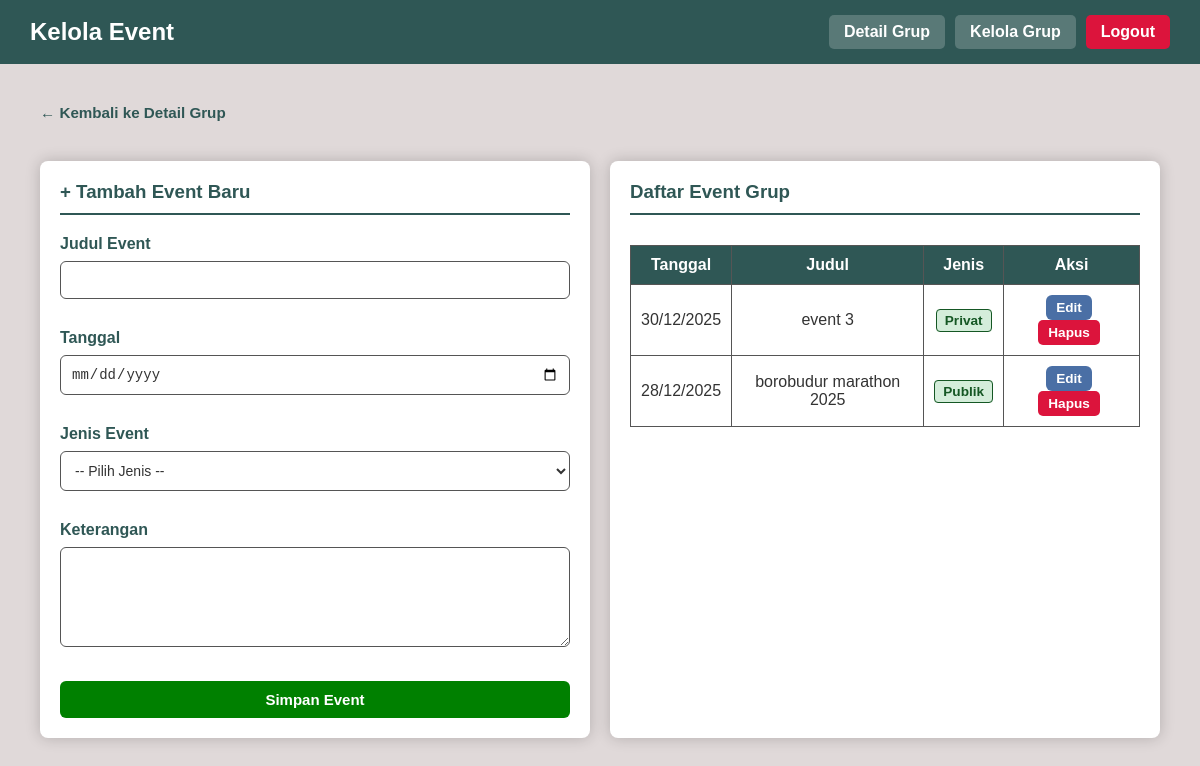
The page /dosen/grup/manage_event.php?idgrup=1 (signed in) on the database its author committed.
### tables this page shows
CREATE TABLE `event` (
  `idevent` int(11) NOT NULL,
  `idgrup` int(11) NOT NULL,
  `judul` varchar(45) DEFAULT NULL,
  `judul-slug` varchar(45) DEFAULT NULL,
  `tanggal` datetime DEFAULT NULL,
  `keterangan` text DEFAULT NULL,
  `jenis` enum('Privat','Publik') DEFAULT NULL,
  `poster_extension` varchar(4) DEFAULT NULL
);

### Database.php (called while the page is built, shortened)
<?php
class Database
{
    private $host = "localhost";
    private $username = "root";
    private $password = "";
    private $database = "fullstack";
    private $connection;
    public function __construct()
    {
        $this->connection = new mysqli(
            $this->host,
            $this->username,
            $this->password,
            $this->database
        );
    }
    public function prepare($sql)
    {
        return $this->connection->prepare($sql);
    }
}
class EventModel
{
    private $db;
    public function __construct()
    {
        $this->db = new Database();
    }
    public function getAllEventsByGrup($idgrup)
    {
        $sql = "SELECT * FROM event WHERE idgrup = ? ORDER BY tanggal DESC";
        $stmt = $this->db->prepare($sql);
        $stmt->bind_param("i", $idgrup);
        $stmt->execute();
        $result = $stmt->get_result();
        $data = [];
        while ($row = $result->fetch_assoc()) {
            $data[] = $row;
        }
        return $data;
    }
}
?>

### dosen/grup/manage_event.php (the view, shortened to what this page needs)
<?php
require_once '../../Database.php';
$eventModel = new EventModel();
$idgrup = (int) $_GET['idgrup'];
$event_list = $eventModel->getAllEventsByGrup($idgrup);
?>
<!DOCTYPE html>
<html lang="id">
<head>
    <link rel="stylesheet" href="../../css/style.css">
</head>
<body>
    <header>
        <h2>Kelola Event</h2>
        <nav>
            <a href="detail_group.php?idgrup=<?php echo $idgrup; ?>">Detail Grup</a>
            <a href="manage_group_dosen.php">Kelola Grup</a>
            <a href="../../logout.php" class="logout">Logout</a>
        </nav>
    </header>
    <main class="container">
        <a href="detail_group.php?idgrup=<?php echo $idgrup; ?>" class="link-back">
            &leftarrow; Kembali ke Detail Grup
        </a>
        <div class="management-grid">
            <div class="box">
                <h3 style="margin-bottom: 20px; border-bottom: 2px solid var(--primary-color); padding-bottom: 10px;">
                    + Tambah Event Baru
                </h3>
                <form method="POST">
                    <div style="margin-bottom: 15px;">
                        <label for="judul">Judul Event</label>
                        <input type="text" id="judul" name="judul" required>
                    </div>
                    <div style="margin-bottom: 15px;">
                        <label for="tanggal">Tanggal</label>
                        <input type="date" id="tanggal" name="tanggal" required>
                    </div>
                    <div style="margin-bottom: 15px;">
                        <label for="jenis">Jenis Event</label>
                        <select id="jenis" name="jenis" required>
                            <option value="">-- Pilih Jenis --</option>
                        </select>
                    </div>
                    <div style="margin-bottom: 15px;">
                        <label for="keterangan">Keterangan</label>
                        <textarea id="keterangan" name="keterangan" rows="3" required></textarea>
                    </div>
                    <button type="submit" class="btn btn-green btn-block">Simpan Event</button>
                </form>
            </div>
            <div class="box">
                <h3 style="margin-bottom: 20px; border-bottom: 2px solid var(--primary-color); padding-bottom: 10px;">
                    Daftar Event Grup
                </h3>
                <div class="table-responsive">
                    <?php if (!empty($event_list)): ?>
                        <table>
                            <thead>
                                <tr>
                                    <th>Tanggal</th>
                                    <th>Judul</th>
                                    <th>Jenis</th>
                                    <th>Aksi</th>
                                </tr>
                            </thead>
                            <tbody>
                                <?php foreach ($event_list as $event): ?>
                                    <tr>
                                        <td><?php echo date('d/m/Y', strtotime($event['tanggal'])); ?></td>
                                        <td><?php echo htmlspecialchars($event['judul']); ?></td>
                                        <td>
                                            <span class="thread-status status-open" style="font-size: 0.85em;">
                                                <?php echo htmlspecialchars($event['jenis']); ?>
                                            </span>
                                        </td>
                                        <td>
                                            <a class="btn btn-blue btn-sm"
                                                href="edit_event.php?idgrup=<?php echo $idgrup; ?>&idevent=<?php echo $event['idevent']; ?>">
                                                Edit
                                            </a>
                                            <a class="btn btn-red btn-sm"
                                                href="manage_event.php?idgrup=<?php echo $idgrup; ?>&action=delete&idevent=<?php echo $event['idevent']; ?>"
                                                onclick="return confirm('Yakin ingin menghapus event ini?');">
                                                Hapus
                                            </a>
                                        </td>
                                    </tr>
                                <?php endforeach; ?>
                            </tbody>
                        </table>
                    <?php else: ?>
                        <p style="color: var(--text-muted); font-style: italic; text-align: center;">
                            Belum ada Event yang terdaftar untuk Grup ini.
                        </p>
                    <?php endif; ?>
                </div>
            </div>
        </div>
    </main>
</body>
</html>

### css/style.css (style rules this page uses)
@media (prefers-color-scheme: light) { :root { --bg-body: #E0D9D9; --bg-card: #ffffff; --text-main: #333333; --primary-color: #2F5755; --btn-bg: #2F5755; --border-color: #555; --input-bg: #ffffff; --shadow-color: rgba(0, 0, 0, 0.2); --title-color: #2F5755; --text-muted: #666666; --bg-thread-item: #f8f9fa; --btn-thread-bg: #4a6fa5; --status-open-bg: #d4edda; --status-open-text: #155724; --status-close-bg: #f8d7da; --status-close-text: #721c24; --chat-bg-area: #efe7dd; --chat-bubble-sent: #dcf8c6; --chat-bubble-received: #ffffff; --chat-text-sent: #333; --chat-header-border: #ddd; } }
body { font-family: Arial, sans-serif; background-color: var(--bg-body); color: var(--text-main); margin: 0; min-height: 100vh; }
header { background-color: var(--primary-color); color: white; padding: 15px 30px; display: flex; justify-content: space-between; align-items: center; }
header h2 { margin: 0; font-size: 1.5rem; color: white; }
nav { display: flex; gap: 10px; }
nav a { color: white; text-decoration: none; background-color: rgba(255, 255, 255, 0.2); padding: 8px 15px; border-radius: 5px; font-weight: bold; }
main, .container { padding: 40px; max-width: 1200px; margin: 0 auto; }
h1, h2, h3 { color: var(--title-color); margin-top: 0; }
.box, .form-container { background: var(--bg-card); padding: 20px; margin-bottom: 25px; border-radius: 8px; box-shadow: 0 0 15px 0 var(--shadow-color); color: var(--text-main); }
input, select, textarea { width: 100%; padding: 10px; margin-bottom: 15px; border: 1px solid var(--border-color); border-radius: 6px; font-size: 14px; box-sizing: border-box; background-color: var(--input-bg); color: var(--text-main); }
label { display: block; margin-bottom: 8px; font-weight: 600; color: var(--title-color); }
textarea { resize: vertical; min-height: 100px; }
select option { background-color: var(--bg-card); color: var(--text-main); }
button, .btn, .menu-button { display: inline-block; background-color: var(--btn-bg); color: white; padding: 10px 20px; border: none; border-radius: 6px; font-size: 15px; font-weight: bold; cursor: pointer; text-decoration: none; text-align: center; transition: background-color 0.3s; }
.btn-red, .logout { color: white; text-decoration: none; background-color: crimson; padding: 8px 15px; border-radius: 5px; font-weight: bold; }
.btn-green { background-color: green; }
.btn-blue, a.btn-thread { background-color: var(--btn-thread-bg); color: white; }
.btn-sm { padding: 5px 10px; font-size: 0.85em; margin-right: 5px; display: inline-block; }
.btn-block { display: block; width: 100%; text-align: center; box-sizing: border-box; }
.link-back { display: inline-flex; align-items: center; margin-bottom: 20px; color: var(--primary-color); text-decoration: none; font-weight: bold; font-size: 0.95em; transition: color 0.3s; }
table { width: 100%; border-collapse: collapse; text-align: center; margin-top: 10px; }
table th, table td { padding: 10px; border: 1px solid var(--border-color); }
table th { background-color: var(--primary-color); color: white; }
.table-responsive { width: 100%; overflow-x: auto; -webkit-overflow-scrolling: touch; }
.thread-status { padding: 3px 8px; border-radius: 4px; font-size: 0.8em; font-weight: bold; }
.status-open, .alert-success { background-color: var(--status-open-bg); color: var(--status-open-text); border: 1px solid var(--status-open-text); }
.management-grid { display: flex; justify-content: space-between; gap: 20px; margin-top: 20px; flex-wrap: wrap; }
.management-grid .box { flex: 1; min-width: 300px; margin-bottom: 0; }

### rows shown on the page
event: tanggal "30/12/2025", judul "event 3", jenis "Privat"
event: tanggal "28/12/2025", judul "borobudur marathon 2025", jenis "Publik"
